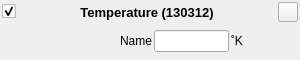
<?xml version="1.0" encoding="UTF-8"?>
<!-- Copyright (C) 2024-2026 RF StateSide LLC; SPDX-License-Identifier: AGPL-3.0-or-later -->
<ui version="4.0">
 <class>TemperatureWidget130312</class>
 <widget class="QWidget" name="TemperatureWidget130312">
  <property name="geometry">
   <rect>
    <x>0</x>
    <y>0</y>
    <width>300</width>
    <height>60</height>
   </rect>
  </property>
  <property name="minimumSize">
   <size>
    <width>300</width>
    <height>60</height>
   </size>
  </property>
  <property name="maximumSize">
   <size>
    <width>16777215</width>
    <height>16777215</height>
   </size>
  </property>
  <property name="focusPolicy">
   <enum>Qt::FocusPolicy::StrongFocus</enum>
  </property>
  <property name="windowTitle">
   <string/>
  </property>
  <layout class="QVBoxLayout" name="verticalLayout">
   <property name="spacing">
    <number>2</number>
   </property>
   <property name="leftMargin">
    <number>2</number>
   </property>
   <property name="topMargin">
    <number>2</number>
   </property>
   <property name="rightMargin">
    <number>2</number>
   </property>
   <property name="bottomMargin">
    <number>2</number>
   </property>
   <item>
    <layout class="QHBoxLayout" name="horizontalLayout_2">
     <item>
      <widget class="QCheckBox" name="checkBoxEnabled">
       <property name="text">
        <string/>
       </property>
       <property name="checked">
        <bool>true</bool>
       </property>
      </widget>
     </item>
     <item>
      <spacer name="horizontalSpacer">
       <property name="orientation">
        <enum>Qt::Orientation::Horizontal</enum>
       </property>
       <property name="sizeHint" stdset="0">
        <size>
         <width>40</width>
         <height>20</height>
        </size>
       </property>
      </spacer>
     </item>
     <item>
      <widget class="QLabel" name="labelTitle">
       <property name="font">
        <font>
         <pointsize>10</pointsize>
         <bold>true</bold>
        </font>
       </property>
       <property name="text">
        <string>Temperature (130312)</string>
       </property>
       <property name="alignment">
        <set>Qt::AlignmentFlag::AlignCenter</set>
       </property>
      </widget>
     </item>
     <item>
      <spacer name="horizontalSpacer_2">
       <property name="orientation">
        <enum>Qt::Orientation::Horizontal</enum>
       </property>
       <property name="sizeHint" stdset="0">
        <size>
         <width>40</width>
         <height>20</height>
        </size>
       </property>
      </spacer>
     </item>
     <item>
      <widget class="QPushButton" name="pushButtonRemove">
       <property name="minimumSize">
        <size>
         <width>20</width>
         <height>20</height>
        </size>
       </property>
       <property name="maximumSize">
        <size>
         <width>20</width>
         <height>20</height>
        </size>
       </property>
       <property name="text">
        <string/>
       </property>
      </widget>
     </item>
    </layout>
   </item>
   <item>
    <layout class="QHBoxLayout" name="horizontalLayout">
     <item>
      <widget class="QLabel" name="labelSource">
       <property name="minimumSize">
        <size>
         <width>150</width>
         <height>22</height>
        </size>
       </property>
       <property name="maximumSize">
        <size>
         <width>150</width>
         <height>16777215</height>
        </size>
       </property>
       <property name="text">
        <string>Name</string>
       </property>
       <property name="alignment">
        <set>Qt::AlignmentFlag::AlignRight|Qt::AlignmentFlag::AlignTrailing|Qt::AlignmentFlag::AlignVCenter</set>
       </property>
      </widget>
     </item>
     <item>
      <widget class="QLineEdit" name="lineEdit">
       <property name="minimumSize">
        <size>
         <width>75</width>
         <height>22</height>
        </size>
       </property>
       <property name="maximumSize">
        <size>
         <width>75</width>
         <height>16777215</height>
        </size>
       </property>
       <property name="inputMethodHints">
        <set>Qt::InputMethodHint::ImhNone</set>
       </property>
      </widget>
     </item>
     <item>
      <widget class="ClickableLabel" name="labelUnits">
       <property name="minimumSize">
        <size>
         <width>50</width>
         <height>22</height>
        </size>
       </property>
       <property name="toolTip">
        <string>&lt;html&gt;&lt;head/&gt;&lt;body&gt;&lt;p&gt;Click to change units&lt;/p&gt;&lt;/body&gt;&lt;/html&gt;</string>
       </property>
       <property name="text">
        <string>˚K</string>
       </property>
      </widget>
     </item>
    </layout>
   </item>
  </layout>
 </widget>
 <customwidgets>
  <customwidget>
   <class>ClickableLabel</class>
   <extends>QLabel</extends>
   <header location="global">clickablelabel.h</header>
  </customwidget>
 </customwidgets>
 <resources/>
 <connections/>
</ui>
